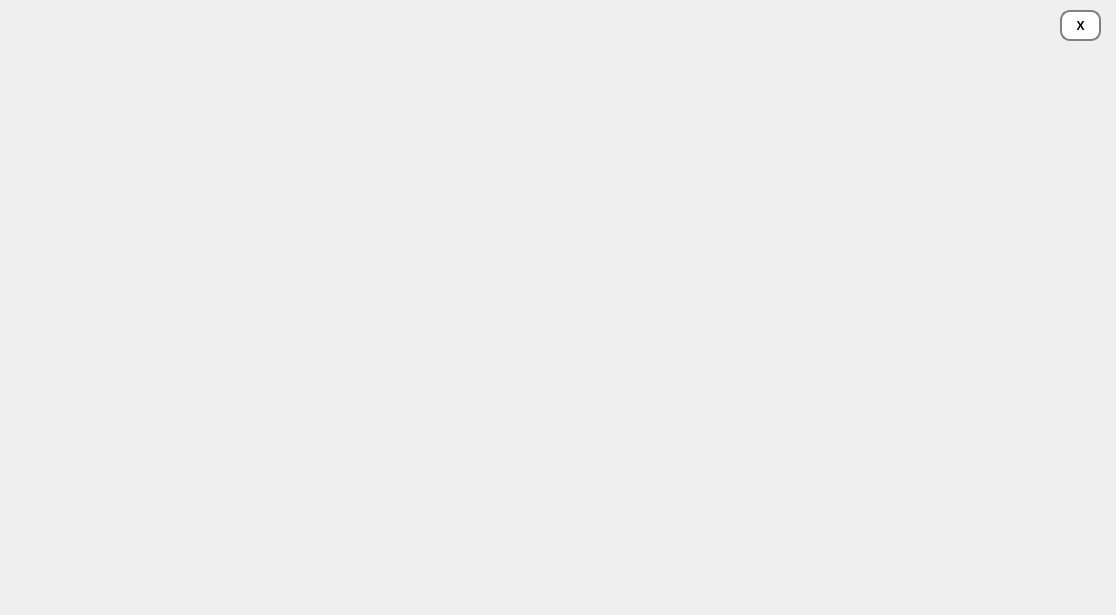
<?xml version="1.0" encoding="UTF-8"?>
<ui version="4.0">
 <class>ChartWindow</class>
 <widget class="QWidget" name="ChartWindow">
  <property name="geometry">
   <rect>
    <x>0</x>
    <y>0</y>
    <width>1116</width>
    <height>615</height>
   </rect>
  </property>
  <property name="maximumSize">
   <size>
    <width>1500000</width>
    <height>1500000</height>
   </size>
  </property>
  <property name="windowTitle">
   <string>Form</string>
  </property>
  <widget class="QCustomPlot" name="customPlot" native="true">
   <property name="geometry">
    <rect>
     <x>20</x>
     <y>40</y>
     <width>1061</width>
     <height>541</height>
    </rect>
   </property>
   <property name="maximumSize">
    <size>
     <width>1500000</width>
     <height>1500000</height>
    </size>
   </property>
  </widget>
  <widget class="QPushButton" name="removeButton">
   <property name="geometry">
    <rect>
     <x>1060</x>
     <y>10</y>
     <width>41</width>
     <height>31</height>
    </rect>
   </property>
   <property name="font">
    <font>
     <weight>75</weight>
     <bold>true</bold>
    </font>
   </property>
   <property name="styleSheet">
    <string notr="true">QPushButton
{
 border: 2px solid gray;
 border-radius: 10px;
 padding: 0 8px;
 background: white;
}</string>
   </property>
   <property name="text">
    <string>X</string>
   </property>
  </widget>
 </widget>
 <customwidgets>
  <customwidget>
   <class>QCustomPlot</class>
   <extends>QWidget</extends>
   <header>../../qcustomplot.h</header>
   <container>1</container>
  </customwidget>
 </customwidgets>
 <resources/>
 <connections/>
</ui>
